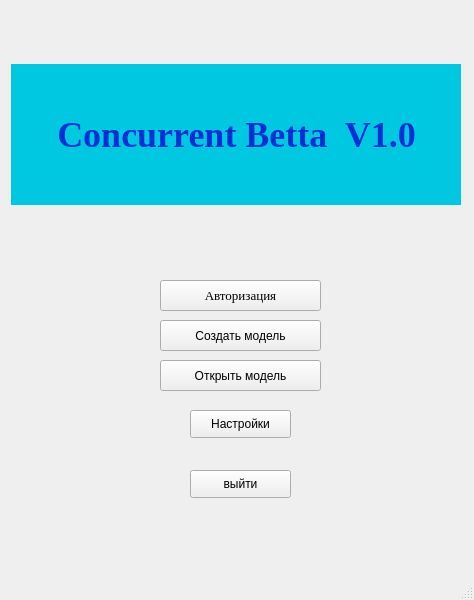
<?xml version="1.0" encoding="UTF-8"?>
<ui version="4.0">
 <class>Menu</class>
 <widget class="QMainWindow" name="Menu">
  <property name="geometry">
   <rect>
    <x>0</x>
    <y>0</y>
    <width>474</width>
    <height>600</height>
   </rect>
  </property>
  <property name="windowTitle">
   <string>Menu</string>
  </property>
  <widget class="QWidget" name="centralwidget">
   <widget class="QWidget" name="widget" native="true">
    <property name="geometry">
     <rect>
      <x>0</x>
      <y>0</y>
      <width>461</width>
      <height>608</height>
     </rect>
    </property>
    <widget class="QPushButton" name="autorisatedPushButton">
     <property name="geometry">
      <rect>
       <x>160</x>
       <y>280</y>
       <width>161</width>
       <height>31</height>
      </rect>
     </property>
     <property name="font">
      <font>
       <family>Times New Roman</family>
       <pointsize>10</pointsize>
       <weight>50</weight>
       <bold>false</bold>
      </font>
     </property>
     <property name="text">
      <string>Авторизация</string>
     </property>
    </widget>
    <widget class="QLabel" name="label_fon">
     <property name="geometry">
      <rect>
       <x>11</x>
       <y>441</y>
       <width>16</width>
       <height>20</height>
      </rect>
     </property>
     <property name="text">
      <string/>
     </property>
    </widget>
    <widget class="QPushButton" name="SettingsPushButton">
     <property name="geometry">
      <rect>
       <x>190</x>
       <y>410</y>
       <width>101</width>
       <height>28</height>
      </rect>
     </property>
     <property name="text">
      <string>Настройки</string>
     </property>
    </widget>
    <widget class="QLabel" name="label1">
     <property name="geometry">
      <rect>
       <x>11</x>
       <y>64</y>
       <width>451</width>
       <height>141</height>
      </rect>
     </property>
     <property name="font">
      <font>
       <family>Times New Roman</family>
       <pointsize>27</pointsize>
       <weight>75</weight>
       <italic>false</italic>
       <bold>true</bold>
       <underline>false</underline>
       <strikeout>false</strikeout>
       <stylestrategy>PreferAntialias</stylestrategy>
      </font>
     </property>
     <property name="styleSheet">
      <string notr="true">background-color: qlineargradient(spread:pad, x1:0.601, y1:0, x2:0.495, y2:1, stop:0 rgba(0, 0, 0, 255), stop:1 rgba(255, 255, 255, 255));
background-color: rgb(72, 117, 0);
color: rgb(67, 168, 0);
color: rgb(2, 253, 224);
color: rgb(0, 49, 212);
background-color: rgb(1, 200, 225);
</string>
     </property>
     <property name="text">
      <string>Concurrent Betta  V1.0</string>
     </property>
     <property name="alignment">
      <set>Qt::AlignCenter</set>
     </property>
    </widget>
    <widget class="QPushButton" name="selectionKSApushButton">
     <property name="geometry">
      <rect>
       <x>160</x>
       <y>320</y>
       <width>161</width>
       <height>31</height>
      </rect>
     </property>
     <property name="font">
      <font>
       <pointsize>9</pointsize>
      </font>
     </property>
     <property name="text">
      <string>Создать модель</string>
     </property>
    </widget>
    <widget class="QLabel" name="label">
     <property name="geometry">
      <rect>
       <x>50</x>
       <y>160</y>
       <width>361</width>
       <height>30</height>
      </rect>
     </property>
     <property name="font">
      <font>
       <family>Times New Roman</family>
       <pointsize>15</pointsize>
       <weight>75</weight>
       <italic>false</italic>
       <bold>true</bold>
      </font>
     </property>
     <property name="styleSheet">
      <string notr="true">border-top-color: rgb(0, 85, 255);
color: rgb(0, 85, 255);</string>
     </property>
     <property name="text">
      <string/>
     </property>
     <property name="alignment">
      <set>Qt::AlignCenter</set>
     </property>
    </widget>
    <widget class="QPushButton" name="exitPushButton">
     <property name="geometry">
      <rect>
       <x>190</x>
       <y>470</y>
       <width>101</width>
       <height>28</height>
      </rect>
     </property>
     <property name="font">
      <font>
       <pointsize>9</pointsize>
      </font>
     </property>
     <property name="text">
      <string>выйти</string>
     </property>
    </widget>
    <widget class="QPushButton" name="openKSApushButton">
     <property name="geometry">
      <rect>
       <x>160</x>
       <y>360</y>
       <width>161</width>
       <height>31</height>
      </rect>
     </property>
     <property name="font">
      <font>
       <pointsize>9</pointsize>
      </font>
     </property>
     <property name="text">
      <string>Открыть модель</string>
     </property>
    </widget>
   </widget>
  </widget>
  <widget class="QMenuBar" name="menubar">
   <property name="geometry">
    <rect>
     <x>0</x>
     <y>0</y>
     <width>474</width>
     <height>25</height>
    </rect>
   </property>
  </widget>
  <widget class="QStatusBar" name="statusbar"/>
 </widget>
 <resources/>
 <connections>
  <connection>
   <sender>exitPushButton</sender>
   <signal>clicked()</signal>
   <receiver>Menu</receiver>
   <slot>close()</slot>
   <hints>
    <hint type="sourcelabel">
     <x>261</x>
     <y>513</y>
    </hint>
    <hint type="destinationlabel">
     <x>465</x>
     <y>509</y>
    </hint>
   </hints>
  </connection>
  <connection>
   <sender>autorisatedPushButton</sender>
   <signal>clicked()</signal>
   <receiver>Menu</receiver>
   <slot>autorisate()</slot>
   <hints>
    <hint type="sourcelabel">
     <x>313</x>
     <y>318</y>
    </hint>
    <hint type="destinationlabel">
     <x>469</x>
     <y>326</y>
    </hint>
   </hints>
  </connection>
  <connection>
   <sender>selectionKSApushButton</sender>
   <signal>clicked()</signal>
   <receiver>Menu</receiver>
   <slot>OpenBuidKSA()</slot>
   <hints>
    <hint type="sourcelabel">
     <x>303</x>
     <y>359</y>
    </hint>
    <hint type="destinationlabel">
     <x>468</x>
     <y>361</y>
    </hint>
   </hints>
  </connection>
 </connections>
 <slots>
  <slot>autorisate()</slot>
  <slot>OpenBuidKSA()</slot>
 </slots>
</ui>
